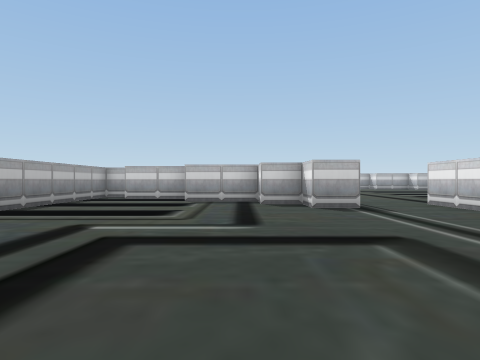
view 1 (above)

16 first-person views from a walk through a 3-D level made in the Unity game engine. The camera is 0.58 m above the floor, looks level and sees 75° across. The floor is counted in squares, 1 m on a side. Each view is taken from the middle of a square. On the plan, view 1 faces up. The plan holds only what a view shows up to about 9 squares ahead; the rest is blank. The place goes on beyond the plan.

view 2
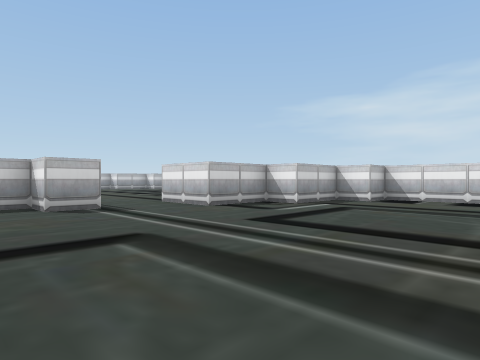

view 3
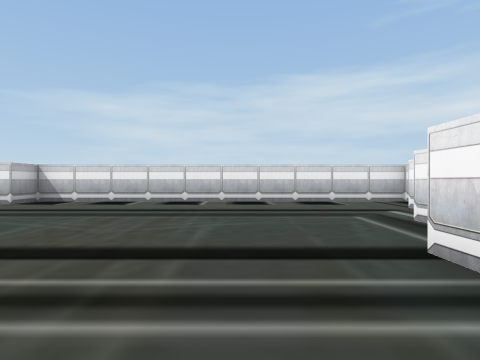

view 4
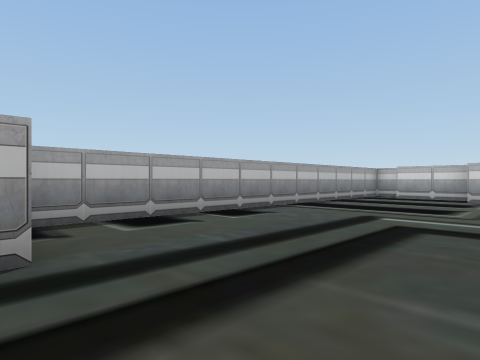

view 5
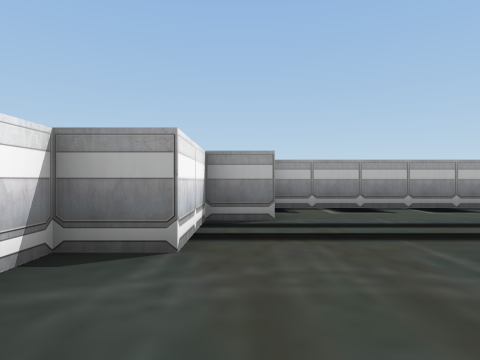

view 6
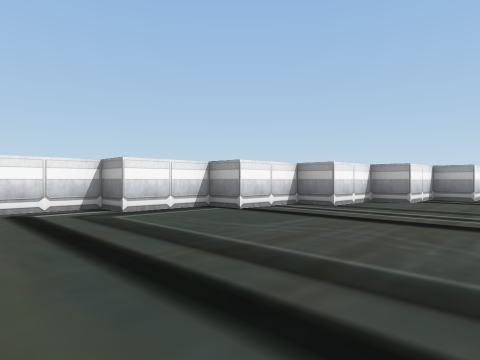

view 7
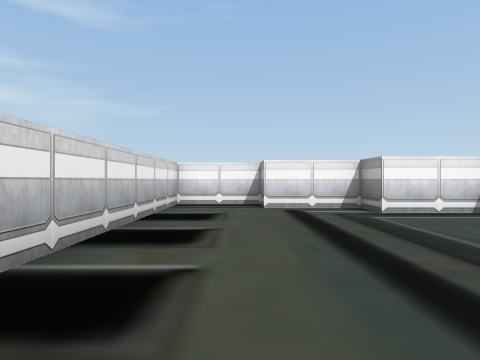

view 8
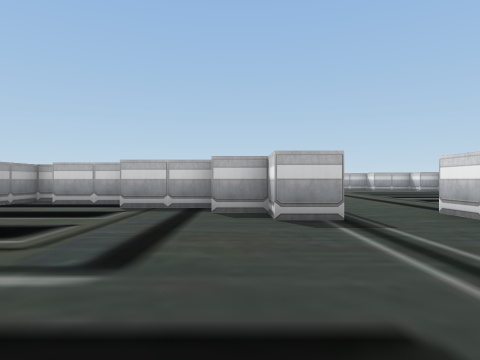

view 9
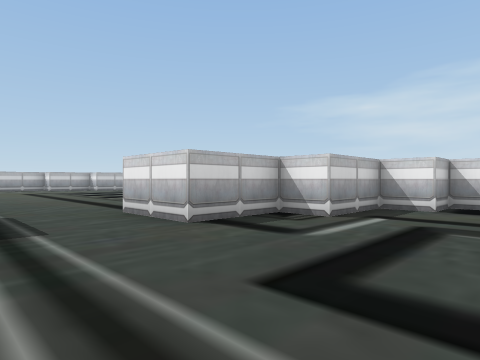

view 10
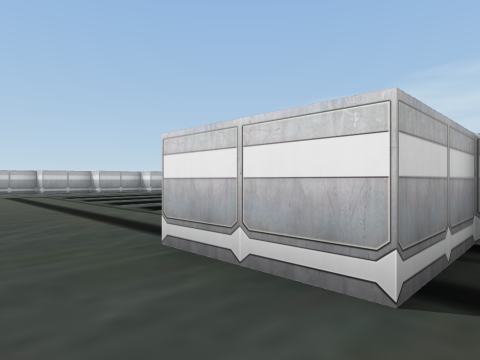

view 11
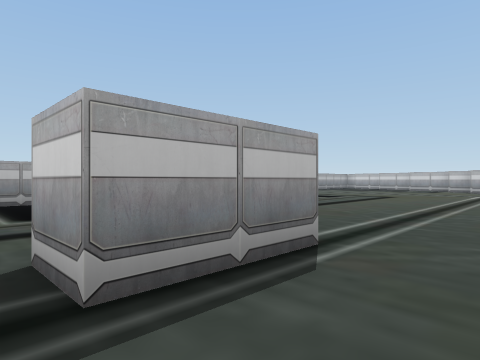

view 12
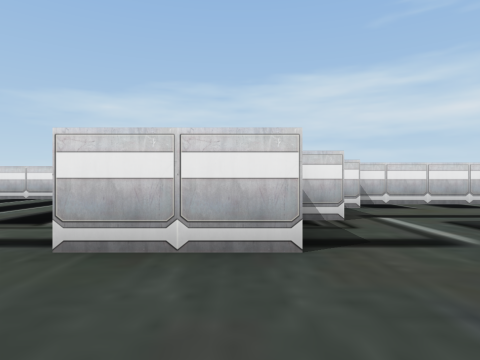

view 13
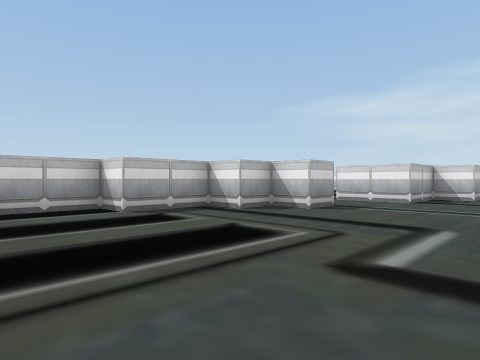

view 14
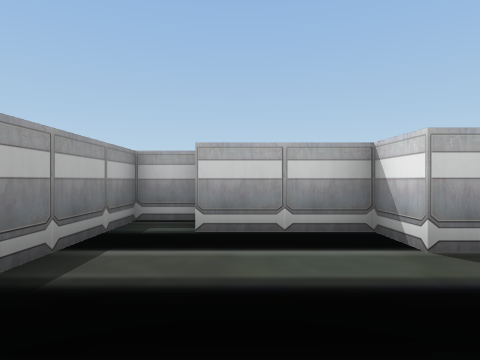

view 15
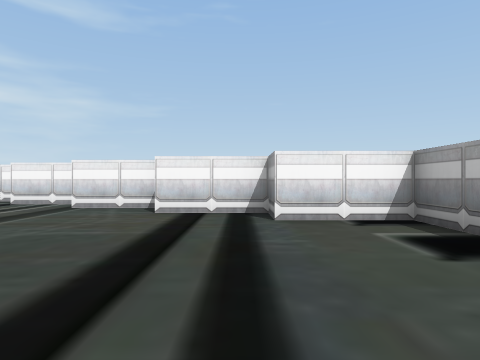

view 16
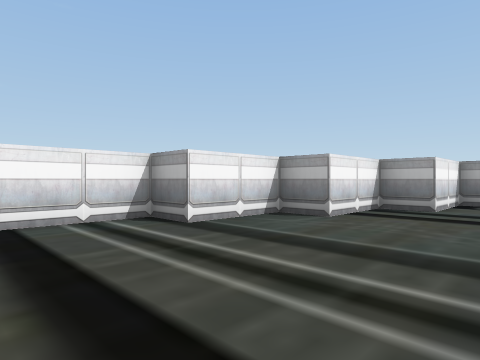

### Floor plan
Points are (right, up) in squares from view 1. A wall is a line through its corners. A room is listed if a view was taken in it or the views show most of it. See-through windows are left out.
Room 1 (views 1, 2, 3, 4, 5, 6, 7, 8, 9, 10, 11, 12, 13, 14, 15, 16)
walls: (2.5, 7.4) (2.5, 6.5) (1.5, 6.5) (1.5, 7.5) (0.5, 7.5) (0.5, 8.5) (-1.5, 8.5) (-1.5, 9.5) (-3.5, 9.5); (-3.6, 10.5) (-4.5, 10.5) (-4.5, -0.5) (-2.5, -0.5) (-2.5, -1.5) (-0.5, -1.5) (-0.5, -2.5) (1.5, -2.5) (1.5, -3.5) (3.5, -3.5) (3.5, -4.5) (5.5, -4.5) (5.5, -5.5) (7.5, -5.5) (7.5, -6.5) (9.5, -6.5) (9.5, 3.5) (8.5, 3.5) (8.5, 4.5) (6.5, 4.5) (6.5, 5.5) (4.5, 5.5) (4.5, 7.5)
ways out: opening at (3.5, 7)

Positions as (right, up) in squares from view 1, and headings:
1: (0, 0), facing up
2: (0, 0), facing up-right
3: (1, -2), facing right
4: (0, -1), facing up-left
5: (2, -1), facing left
6: (8, 1), facing down-left
7: (8, 1), facing down
8: (1, 2), facing up
9: (2, 2), facing up-right
10: (3, 5), facing up-right
11: (4, 6), facing up-left
12: (2, 6), facing right
13: (-4, 3), facing up-right
14: (-3, 6), facing up
15: (-2, 4), facing down
16: (4, 1), facing down-left
